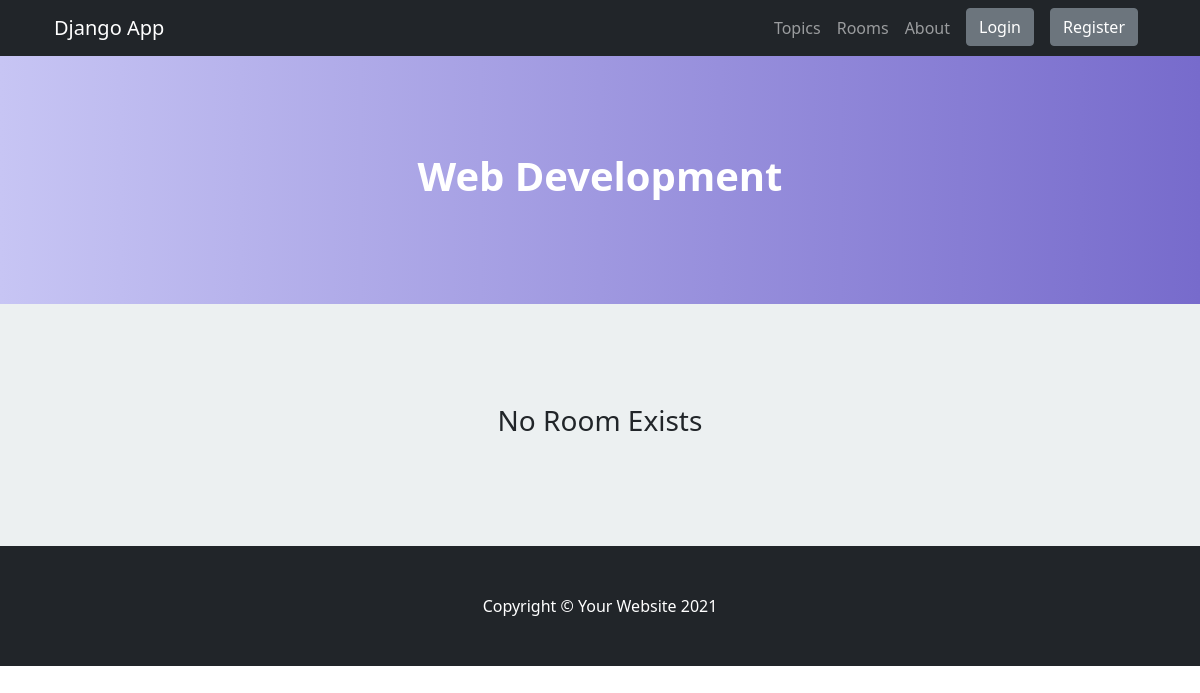
Before: /topic/4/ with the older database file.
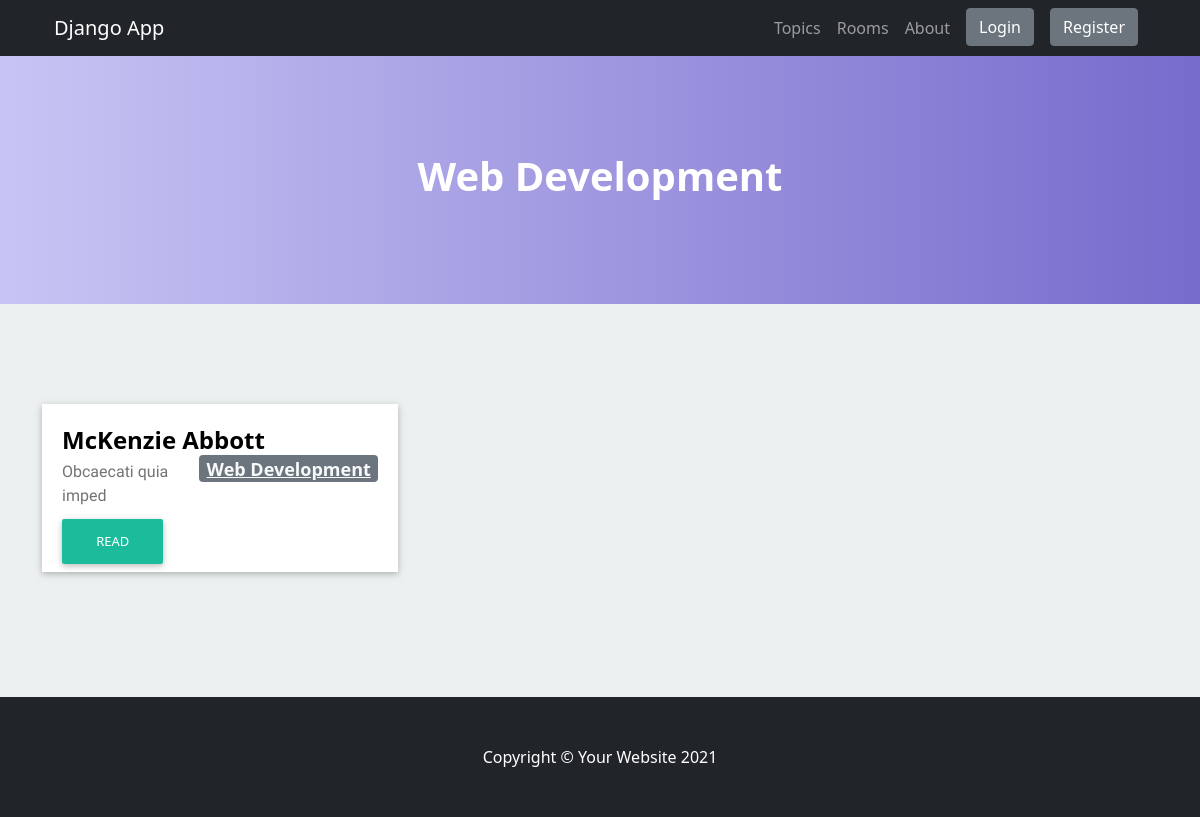
After: the same page with the newer database file.
### base/models.py (models this page shows, shortened)
class Room(models.Model):
    host = models.ForeignKey(User, on_delete=models.SET_NULL, null=True)
    topic = models.ForeignKey(Topic, on_delete=models.SET_NULL, null=True)
    name = models.CharField(max_length=200)
    description = models.TextField(null=True, blank=True)
    created_at = models.DateTimeField(auto_now_add=True)
    updated_at = models.DateTimeField(auto_now=True)
    class Meta:
        ordering = ['-updated_at', '-created_at']

class Topic(models.Model):
    name = models.CharField(max_length=200)
    created_at = models.DateTimeField(auto_now_add=True)
    updated_at = models.DateTimeField(auto_now=True)

### base/views.py (the view)
# urls.py: path('topic/<str:id>/', views.topic, name="topic"),
def topic(request, id):
  rooms = Room.objects.filter(topic=id)
  topic = Topic.objects.get(id=id)
  topicContext = {'topic': topic, 'rooms': rooms}
  return render(request, 'base/topic/topic.html', topicContext)

### base/templates/base/topic/topic.html
{% extends 'main.html' %}
{% block  content%}
    <header class="bg-primary bg-gradient text-white">
        <div class="container px-4 text-center">
            <h1 class="fw-bolder">{{topic.name}}</h1>
        </div>
    </header>
    <section class="details-card" id="rooms-cards">
        <div class="container">
            {% include 'base/components/rooms.html' %}
        </div>
    </section>
{% endblock  %}

### base/templates/base/components/rooms.html (shortened to what this page needs)
<div class="row">
    {% if rooms %}
        {% for room in rooms %}
        <div class="col-md-4">
            <div class="card-content">
                <div class="card-desc">
                    <h3>{{ room.name }} <span class="badge badge-secondary pull-right"><a class="link-light pull-right" href="{% url 'topic' room.topic.id %}">{{ room.topic.name }}</a></span></h3>
                    <p>{{ room.description }}</p>
                    <a href='{% url "room" room.id %}' class="btn-card">Read</a>
                </div>
            </div>
        </div>
        {% endfor %}
    {% else %}
        <div class="col-md-12">
            <h3 class="text-center">No Room Exists</h3>
        </div>
    {% endif %}
</div>

Changed rows visible on the page:
added Room: name "McKenzie Abbott", topic.name "Web Development", description "Obcaecati quia imped"
Other visible differences:
text no longer shown: "No Room Exists"
